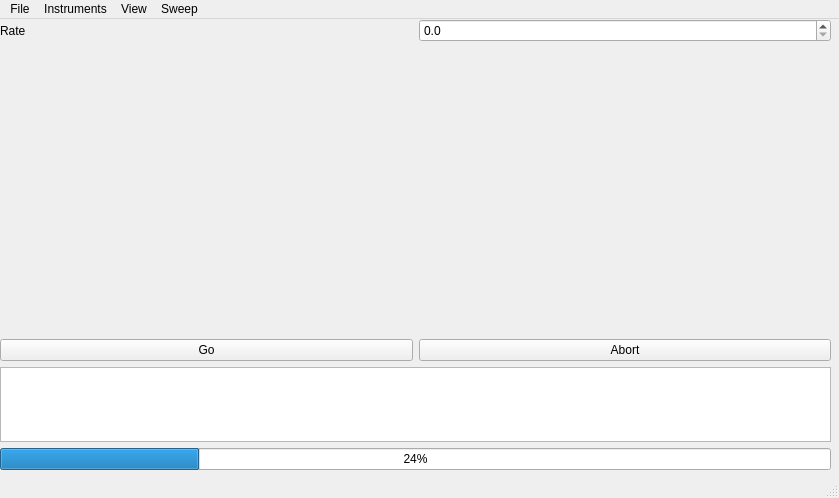
<?xml version="1.0" encoding="UTF-8"?>
<ui version="4.0">
 <class>MainWindow</class>
 <widget class="QMainWindow" name="MainWindow">
  <property name="geometry">
   <rect>
    <x>0</x>
    <y>0</y>
    <width>839</width>
    <height>498</height>
   </rect>
  </property>
  <property name="windowTitle">
   <string>MainWindow</string>
  </property>
  <widget class="QWidget" name="centralwidget">
   <widget class="QWidget" name="verticalLayoutWidget">
    <property name="geometry">
     <rect>
      <x>0</x>
      <y>0</y>
      <width>831</width>
      <height>451</height>
     </rect>
    </property>
    <layout class="QVBoxLayout" name="verticalLayout">
     <item>
      <layout class="QHBoxLayout" name="horizontalLayout">
       <item>
        <widget class="QLabel" name="label">
         <property name="text">
          <string>Rate</string>
         </property>
        </widget>
       </item>
       <item>
        <widget class="QDoubleSpinBox" name="param_rate">
         <property name="decimals">
          <number>1</number>
         </property>
        </widget>
       </item>
      </layout>
     </item>
     <item>
      <widget class="QwtPlot" name="qwtPlot"/>
     </item>
     <item>
      <layout class="QHBoxLayout" name="horizontalLayout_2">
       <item>
        <widget class="QPushButton" name="go_button">
         <property name="text">
          <string>Go</string>
         </property>
        </widget>
       </item>
       <item>
        <widget class="QPushButton" name="abort_button">
         <property name="text">
          <string>Abort</string>
         </property>
        </widget>
       </item>
      </layout>
     </item>
     <item>
      <widget class="QTextBrowser" name="message_box">
       <property name="sizePolicy">
        <sizepolicy hsizetype="Expanding" vsizetype="Maximum">
         <horstretch>0</horstretch>
         <verstretch>0</verstretch>
        </sizepolicy>
       </property>
       <property name="maximumSize">
        <size>
         <width>16777215</width>
         <height>75</height>
        </size>
       </property>
       <property name="font">
        <font>
         <family>Lucida Grande</family>
        </font>
       </property>
       <property name="html">
        <string>&lt;!DOCTYPE HTML PUBLIC &quot;-//W3C//DTD HTML 4.0//EN&quot; &quot;http://www.w3.org/TR/REC-html40/strict.dtd&quot;&gt;
&lt;html&gt;&lt;head&gt;&lt;meta name=&quot;qrichtext&quot; content=&quot;1&quot; /&gt;&lt;style type=&quot;text/css&quot;&gt;
p, li { white-space: pre-wrap; }
&lt;/style&gt;&lt;/head&gt;&lt;body style=&quot; font-family:'Lucida Grande'; font-size:8.25pt; font-weight:400; font-style:normal;&quot;&gt;
&lt;p style=&quot;-qt-paragraph-type:empty; margin-top:0px; margin-bottom:0px; margin-left:0px; margin-right:0px; -qt-block-indent:0; text-indent:0px; font-size:13pt;&quot;&gt;&lt;/p&gt;&lt;/body&gt;&lt;/html&gt;</string>
       </property>
      </widget>
     </item>
     <item>
      <widget class="QProgressBar" name="progressBar">
       <property name="value">
        <number>24</number>
       </property>
      </widget>
     </item>
    </layout>
   </widget>
  </widget>
  <widget class="QMenuBar" name="menubar">
   <property name="geometry">
    <rect>
     <x>0</x>
     <y>0</y>
     <width>839</width>
     <height>21</height>
    </rect>
   </property>
   <widget class="QMenu" name="menuFile">
    <property name="title">
     <string>File</string>
    </property>
    <widget class="QMenu" name="menuSave">
     <property name="title">
      <string>Save..</string>
     </property>
     <addaction name="actionExperimental_Settings"/>
     <addaction name="actionExperimental_and_Instrument_Settings"/>
    </widget>
    <addaction name="menuSave"/>
    <addaction name="actionLoad"/>
   </widget>
   <widget class="QMenu" name="menuInstruments">
    <property name="title">
     <string>Instruments</string>
    </property>
   </widget>
   <widget class="QMenu" name="menuView">
    <property name="title">
     <string>View</string>
    </property>
    <addaction name="actionShow_Message_Box"/>
    <addaction name="actionShow_Progress_Bar"/>
   </widget>
   <widget class="QMenu" name="menuSweep">
    <property name="title">
     <string>Sweep</string>
    </property>
    <addaction name="actionStart_Sweep"/>
    <addaction name="param_abort_sweep"/>
   </widget>
   <addaction name="menuFile"/>
   <addaction name="menuInstruments"/>
   <addaction name="menuView"/>
   <addaction name="menuSweep"/>
  </widget>
  <widget class="QStatusBar" name="statusbar"/>
  <action name="actionExperimental_Settings">
   <property name="text">
    <string>Experimental Settings</string>
   </property>
  </action>
  <action name="actionExperimental_and_Instrument_Settings">
   <property name="text">
    <string>Experimental and Instrument Settings</string>
   </property>
  </action>
  <action name="actionLoad">
   <property name="text">
    <string>Load</string>
   </property>
  </action>
  <action name="actionShow_Message_Box">
   <property name="checkable">
    <bool>true</bool>
   </property>
   <property name="checked">
    <bool>true</bool>
   </property>
   <property name="text">
    <string>Show Message Box</string>
   </property>
  </action>
  <action name="actionShow_Progress_Bar">
   <property name="checkable">
    <bool>true</bool>
   </property>
   <property name="checked">
    <bool>true</bool>
   </property>
   <property name="text">
    <string>Show Progress Bar</string>
   </property>
  </action>
  <action name="actionStart_Sweep">
   <property name="text">
    <string>Start Sweep</string>
   </property>
  </action>
  <action name="param_abort_sweep">
   <property name="text">
    <string>Abort Sweep</string>
   </property>
  </action>
 </widget>
 <customwidgets>
  <customwidget>
   <class>QwtPlot</class>
   <extends>QFrame</extends>
   <header>qwt_plot.h</header>
  </customwidget>
 </customwidgets>
 <resources/>
 <connections>
  <connection>
   <sender>actionShow_Message_Box</sender>
   <signal>toggled(bool)</signal>
   <receiver>message_box</receiver>
   <slot>setVisible(bool)</slot>
   <hints>
    <hint type="sourcelabel">
     <x>-1</x>
     <y>-1</y>
    </hint>
    <hint type="destinationlabel">
     <x>606</x>
     <y>145</y>
    </hint>
   </hints>
  </connection>
  <connection>
   <sender>actionShow_Progress_Bar</sender>
   <signal>toggled(bool)</signal>
   <receiver>progressBar</receiver>
   <slot>setVisible(bool)</slot>
   <hints>
    <hint type="sourcelabel">
     <x>-1</x>
     <y>-1</y>
    </hint>
    <hint type="destinationlabel">
     <x>400</x>
     <y>184</y>
    </hint>
   </hints>
  </connection>
 </connections>
</ui>
